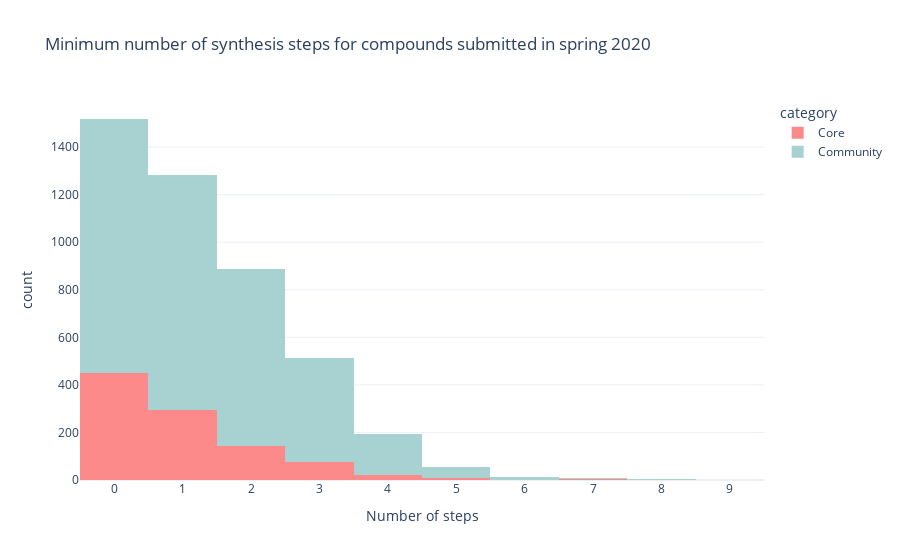

The code cell stored with this chart in its notebook:
### Code cell
import plotly.express as px

fig = px.histogram(moonshot.loc[moonshot['quarter (submission)'] <= 2],
                   template="plotly_white",
                   color='category',
                   x='postera_minNumSteps',
                   title='Minimum number of synthesis steps for compounds submitted in spring 2020',
                   color_discrete_map={'Core': '#FD8A8A', 'Community': '#A8D1D1', 'Prior SARS inhibitor': '#F1F7B5'}
                  )
fig.update_layout(xaxis=dict(title='Number of steps', dtick = 1),
                 )

fig.write_image("images/Q2-steps.jpg")
fig

### Figure 1 — Plotly figure (JSON) as saved in the notebook; plotly's stock layout.template omitted (floating-point values rounded to 4 significant figures; data arrays with more than 128 entries replaced by an {"elided": "..."} marker saying what was removed)
{"data": [{"alignmentgroup": "True", "bingroup": "x", "hovertemplate": "category=Core<br>postera_minNumSteps=%{x}<br>count=%{y}<extra></extra>", "legendgroup": "Core", "marker": {"color": "#FD8A8A", "pattern": {"shape": ""}}, "name": "Core", "offsetgroup": "Core", "orientation": "v", "showlegend": true, "type": "histogram", "x": {"elided": "1269 int values"}, "xaxis": "x", "yaxis": "y"}, {"alignmentgroup": "True", "bingroup": "x", "hovertemplate": "category=Community<br>postera_minNumSteps=%{x}<br>count=%{y}<extra></extra>", "legendgroup": "Community", "marker": {"color": "#A8D1D1", "pattern": {"shape": ""}}, "name": "Community", "offsetgroup": "Community", "orientation": "v", "showlegend": true, "type": "histogram", "x": {"elided": "4126 int values"}, "xaxis": "x", "yaxis": "y"}], "layout": {"autosize": true, "barmode": "relative", "legend": {"title": {"text": "category"}, "tracegroupgap": 0}, "title": {"text": "Minimum number of synthesis steps for compounds submitted in spring 2020"}, "xaxis": {"anchor": "y", "autorange": true, "domain": [0, 1], "dtick": 1, "range": [-0.5, 9.5], "title": {"text": "Number of steps"}, "type": "linear"}, "yaxis": {"anchor": "x", "autorange": true, "domain": [0, 1], "range": [0, 1598.0], "title": {"text": "count"}}}}
